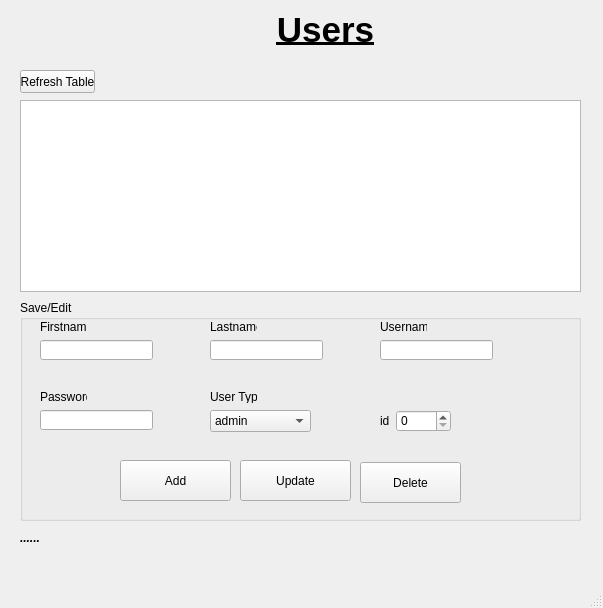
<?xml version="1.0" encoding="UTF-8"?>
<ui version="4.0">
 <class>Users</class>
 <widget class="QMainWindow" name="Users">
  <property name="geometry">
   <rect>
    <x>0</x>
    <y>0</y>
    <width>603</width>
    <height>608</height>
   </rect>
  </property>
  <property name="windowTitle">
   <string>User Management</string>
  </property>
  <widget class="QWidget" name="centralwidget">
   <widget class="QGroupBox" name="groupBox">
    <property name="geometry">
     <rect>
      <x>20</x>
      <y>300</y>
      <width>561</width>
      <height>221</height>
     </rect>
    </property>
    <property name="title">
     <string>Save/Edit</string>
    </property>
    <widget class="QLabel" name="label">
     <property name="geometry">
      <rect>
       <x>20</x>
       <y>20</y>
       <width>47</width>
       <height>13</height>
      </rect>
     </property>
     <property name="text">
      <string>Firstname</string>
     </property>
    </widget>
    <widget class="QLabel" name="label_2">
     <property name="geometry">
      <rect>
       <x>190</x>
       <y>20</y>
       <width>47</width>
       <height>13</height>
      </rect>
     </property>
     <property name="text">
      <string>Lastname</string>
     </property>
    </widget>
    <widget class="QLabel" name="label_3">
     <property name="geometry">
      <rect>
       <x>360</x>
       <y>20</y>
       <width>47</width>
       <height>13</height>
      </rect>
     </property>
     <property name="text">
      <string>Username</string>
     </property>
    </widget>
    <widget class="QLabel" name="label_4">
     <property name="geometry">
      <rect>
       <x>20</x>
       <y>90</y>
       <width>47</width>
       <height>13</height>
      </rect>
     </property>
     <property name="text">
      <string>Password</string>
     </property>
    </widget>
    <widget class="QLabel" name="label_6">
     <property name="geometry">
      <rect>
       <x>190</x>
       <y>90</y>
       <width>47</width>
       <height>13</height>
      </rect>
     </property>
     <property name="text">
      <string>User Type</string>
     </property>
    </widget>
    <widget class="QLineEdit" name="lineEdit_firstname">
     <property name="geometry">
      <rect>
       <x>20</x>
       <y>40</y>
       <width>113</width>
       <height>20</height>
      </rect>
     </property>
    </widget>
    <widget class="QLineEdit" name="lineEdit_lastname">
     <property name="enabled">
      <bool>true</bool>
     </property>
     <property name="geometry">
      <rect>
       <x>190</x>
       <y>40</y>
       <width>113</width>
       <height>20</height>
      </rect>
     </property>
    </widget>
    <widget class="QLineEdit" name="lineEdit_username">
     <property name="geometry">
      <rect>
       <x>360</x>
       <y>40</y>
       <width>113</width>
       <height>20</height>
      </rect>
     </property>
    </widget>
    <widget class="QLineEdit" name="lineEdit_password">
     <property name="geometry">
      <rect>
       <x>20</x>
       <y>110</y>
       <width>113</width>
       <height>20</height>
      </rect>
     </property>
     <property name="echoMode">
      <enum>QLineEdit::Normal</enum>
     </property>
    </widget>
    <widget class="QComboBox" name="comboBox">
     <property name="geometry">
      <rect>
       <x>190</x>
       <y>110</y>
       <width>101</width>
       <height>22</height>
      </rect>
     </property>
     <property name="currentText">
      <string>admin</string>
     </property>
     <item>
      <property name="text">
       <string>admin</string>
      </property>
     </item>
     <item>
      <property name="text">
       <string>user</string>
      </property>
     </item>
    </widget>
    <widget class="QPushButton" name="pushButton">
     <property name="geometry">
      <rect>
       <x>100</x>
       <y>160</y>
       <width>111</width>
       <height>41</height>
      </rect>
     </property>
     <property name="text">
      <string>Add</string>
     </property>
    </widget>
    <widget class="QPushButton" name="pushButton_update">
     <property name="geometry">
      <rect>
       <x>220</x>
       <y>160</y>
       <width>111</width>
       <height>41</height>
      </rect>
     </property>
     <property name="text">
      <string>Update</string>
     </property>
    </widget>
    <widget class="QPushButton" name="pushButton_delete">
     <property name="geometry">
      <rect>
       <x>340</x>
       <y>162</y>
       <width>101</width>
       <height>41</height>
      </rect>
     </property>
     <property name="text">
      <string>Delete</string>
     </property>
    </widget>
    <widget class="QWidget" name="layoutWidget">
     <property name="geometry">
      <rect>
       <x>360</x>
       <y>110</y>
       <width>71</width>
       <height>22</height>
      </rect>
     </property>
     <layout class="QHBoxLayout" name="horizontalLayout">
      <item>
       <widget class="QLabel" name="label_5">
        <property name="text">
         <string>id</string>
        </property>
       </widget>
      </item>
      <item>
       <widget class="QSpinBox" name="spinBox_rowid">
        <property name="maximum">
         <number>50000</number>
        </property>
       </widget>
      </item>
     </layout>
    </widget>
   </widget>
   <widget class="QTableView" name="tableView">
    <property name="geometry">
     <rect>
      <x>20</x>
      <y>100</y>
      <width>561</width>
      <height>192</height>
     </rect>
    </property>
   </widget>
   <widget class="QPushButton" name="pushButton_loadDatabase">
    <property name="geometry">
     <rect>
      <x>20</x>
      <y>70</y>
      <width>75</width>
      <height>23</height>
     </rect>
    </property>
    <property name="text">
     <string>Refresh Table</string>
    </property>
   </widget>
   <widget class="QLabel" name="label_connStatus">
    <property name="geometry">
     <rect>
      <x>20</x>
      <y>530</y>
      <width>271</width>
      <height>16</height>
     </rect>
    </property>
    <property name="text">
     <string>&lt;html&gt;&lt;head/&gt;&lt;body&gt;&lt;p&gt;&lt;span style=&quot; font-weight:600; font-style:italic;&quot;&gt;......&lt;/span&gt;&lt;/p&gt;&lt;/body&gt;&lt;/html&gt;</string>
    </property>
   </widget>
   <widget class="QLabel" name="label_8">
    <property name="geometry">
     <rect>
      <x>250</x>
      <y>0</y>
      <width>151</width>
      <height>61</height>
     </rect>
    </property>
    <property name="text">
     <string>&lt;html&gt;&lt;head/&gt;&lt;body&gt;&lt;p align=&quot;center&quot;&gt;&lt;span style=&quot; font-size:26pt; font-weight:600; text-decoration: underline;&quot;&gt;Users&lt;/span&gt;&lt;/p&gt;&lt;/body&gt;&lt;/html&gt;</string>
    </property>
   </widget>
  </widget>
  <widget class="QMenuBar" name="menubar">
   <property name="geometry">
    <rect>
     <x>0</x>
     <y>0</y>
     <width>603</width>
     <height>21</height>
    </rect>
   </property>
  </widget>
  <widget class="QStatusBar" name="statusbar"/>
 </widget>
 <resources/>
 <connections/>
</ui>
